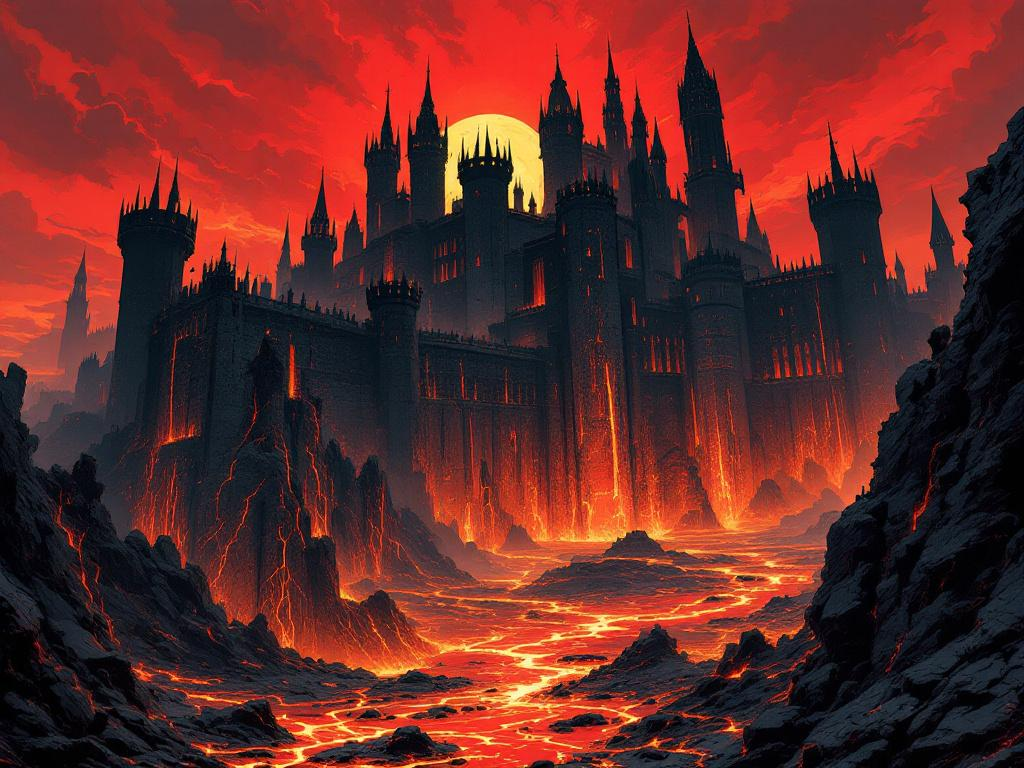
#> input picture assets/images/adventures/iron_lord_conquest.jpg, 1024 x 768 px
$ python -i vignette_apres.py   (imports and definitions only)
#> lines starting #> are read from the running program, lines starting #| are printed output that depends on the picture
#> further down, picture is the input picture: PIL image 1024x768 RGB; mean R, G, B 100.5, 42.9, 40.1
#!/usr/bin/env python3
"""G11: the 1/8 thumbnail difference between neighbouring tiers, the method of scratch/plan/numbers.txt (montage_plan.py `numbers`): the frame cropped
to (0, 480, 1080, 2183), grey, 1/8 box resize, blur radius 1, mean absolute pixel difference. "Before" = the renders without the pieces
(scratch/fixe), "after" = the real scene with them (scratch/fixe2).

    vignette_apres.py [tiers...]     default 6 to 12
"""
import pathlib
import sys

import numpy as np
from PIL import Image, ImageFilter

ROOT = pathlib.Path(__file__).resolve().parent.parent.parent
S = ROOT / "docs/designs/village/growth/scratch"
CROP = (0, 480, 1080, 2183)
CORE = (210, 520, 860, 870)


def thumb(im):
    g = im.convert("L")
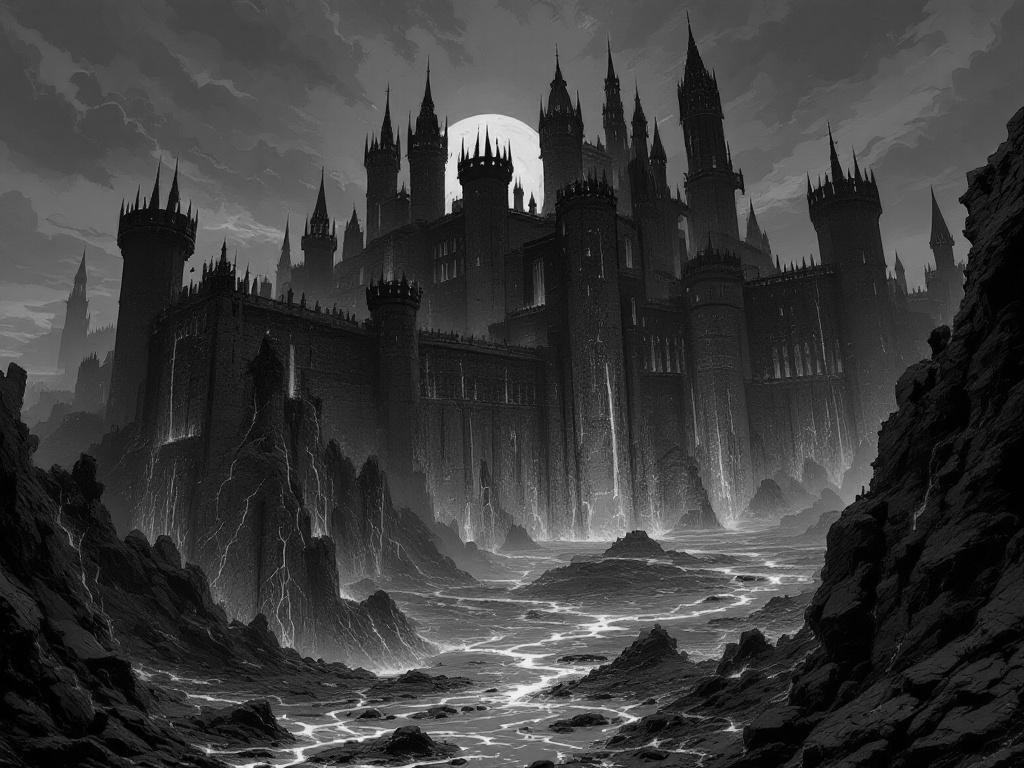
#> g: PIL image 1024x768 L; min 0, max 248, mean 59.8
    return np.asarray(g.resize((g.width // 8, g.height // 8), Image.BOX).filter(ImageFilter.GaussianBlur(1)), dtype=np.float64)
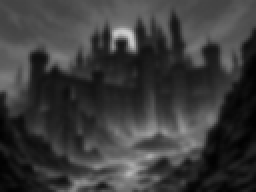
#> returned value: shape (96, 128) float64 (shown 2 times larger); min 1, max 206, mean 59.4


def load(folder, t):
    return Image.open(S / folder / f"t{t}-jour.png").convert("RGB").crop(CROP)


def main():
    tiers = [int(a) for a in sys.argv[1:]] or list(range(6, 13))
    out = ["tiers: 1/8 thumb d_pixel before -> after | whole d_pixel before -> after | core d_pixel before -> after"]
    for a, b in zip(tiers, tiers[1:], strict=False):
        row = []
        for folder in ("fixe3", "fixe4"):
            ia, ib = load(folder, a), load(folder, b)
            t = float(np.abs(thumb(ib) - thumb(ia)).mean())
            w = float(np.abs(np.asarray(ib.convert("L"), dtype=np.float64) - np.asarray(ia.convert("L"), dtype=np.float64)).mean())
            c = float(np.abs(np.asarray(ib.convert("L").crop(CORE), dtype=np.float64) - np.asarray(ia.convert("L").crop(CORE), dtype=np.float64)).mean())
            row.append((t, w, c))
        (t0, w0, c0), (t1, w1, c1) = row
        out.append(f"{a}->{b}: 1/8 thumb {t0:.2f} -> {t1:.2f} | whole {w0:.2f} -> {w1:.2f} | core {c0:.2f} -> {c1:.2f}")
    (S / "fixe4" / "vignette.txt").write_text("\n".join(out) + "\n")
    print("\n".join(out))


# [2 lines not run here, left out]

>>> from PIL import Image
>>> picture = Image.open('../../assets/images/adventures/iron_lord_conquest.jpg')
>>> result = thumb(picture)

$ run again, on assets/images/adventures/ranger_journey.jpg
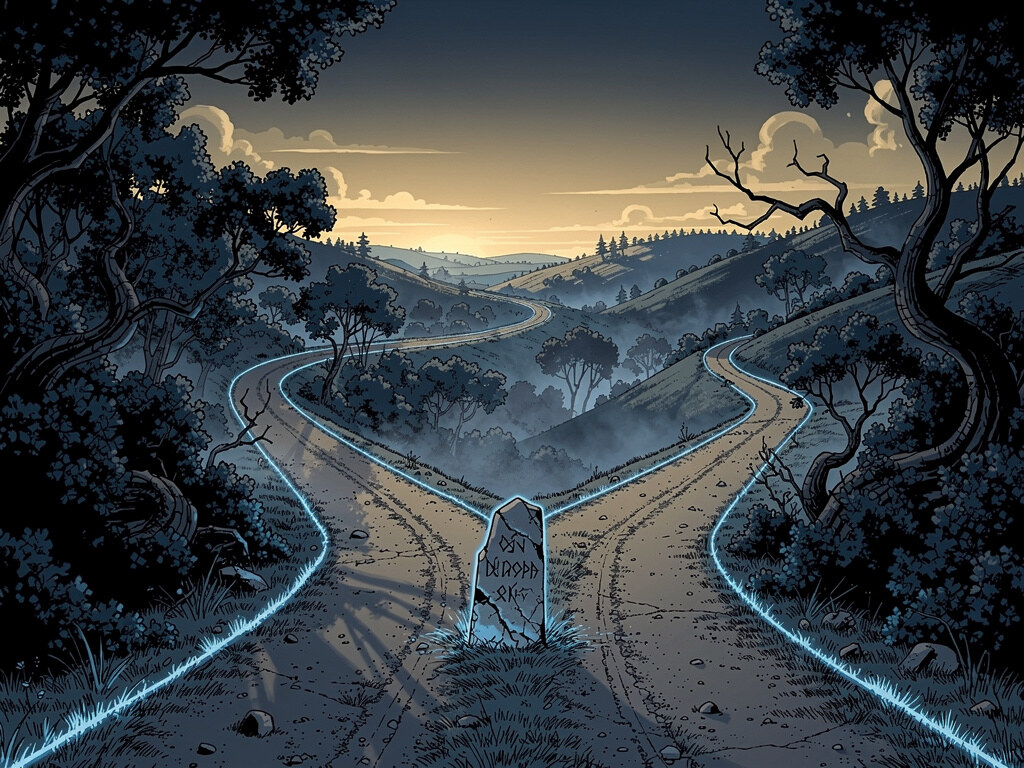
#> input picture assets/images/adventures/ranger_journey.jpg, 1024 x 768 px
#> picture is the input picture: PIL image 1024x768 RGB; mean R, G, B 58.9, 65.1, 68.8
#> in thumb, `g = im.convert("L")`:
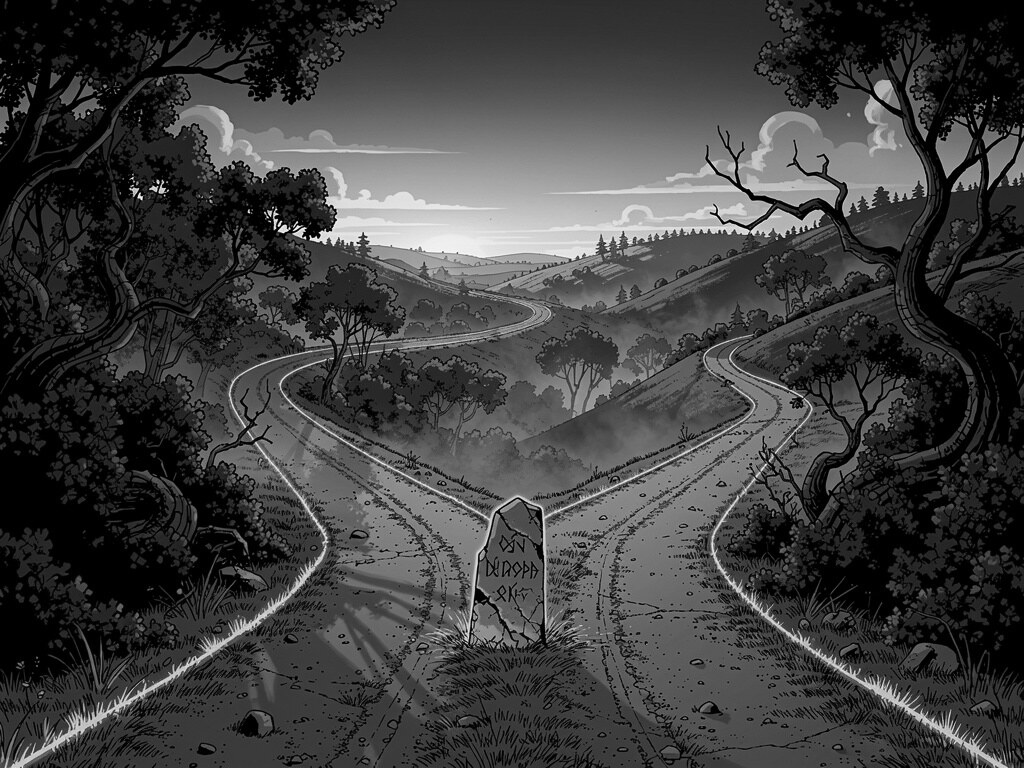
#> g: PIL image 1024x768 L; min 0, max 253, mean 63.7
#> in thumb, `return np.asarray(g.resize((g.width // 8, g.height // 8), Image.BOX).f..`:
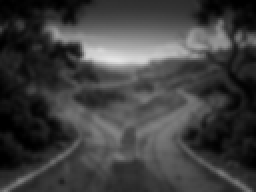
#> returned value: shape (96, 128) float64 (shown 2 times larger); min 0, max 228, mean 63.4

$ run again, on assets/images/adventures/scout_trial.jpg
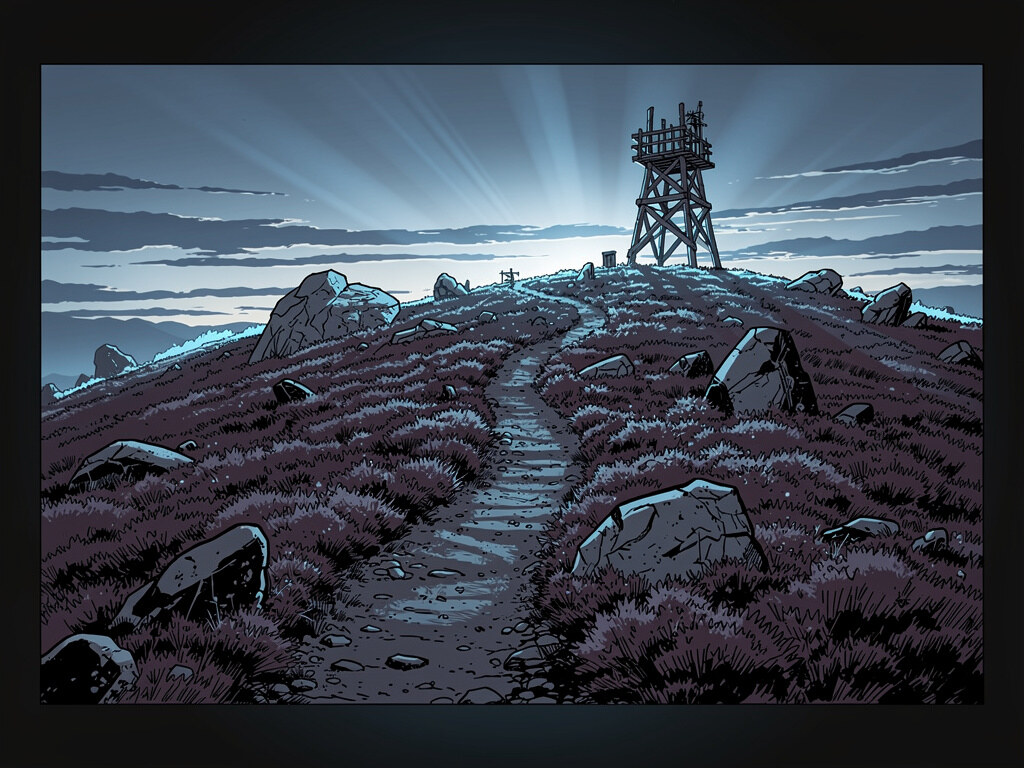
#> input picture assets/images/adventures/scout_trial.jpg, 1024 x 768 px
#> picture is the input picture: PIL image 1024x768 RGB; mean R, G, B 58.5, 65.9, 77
#> in thumb, `g = im.convert("L")`:
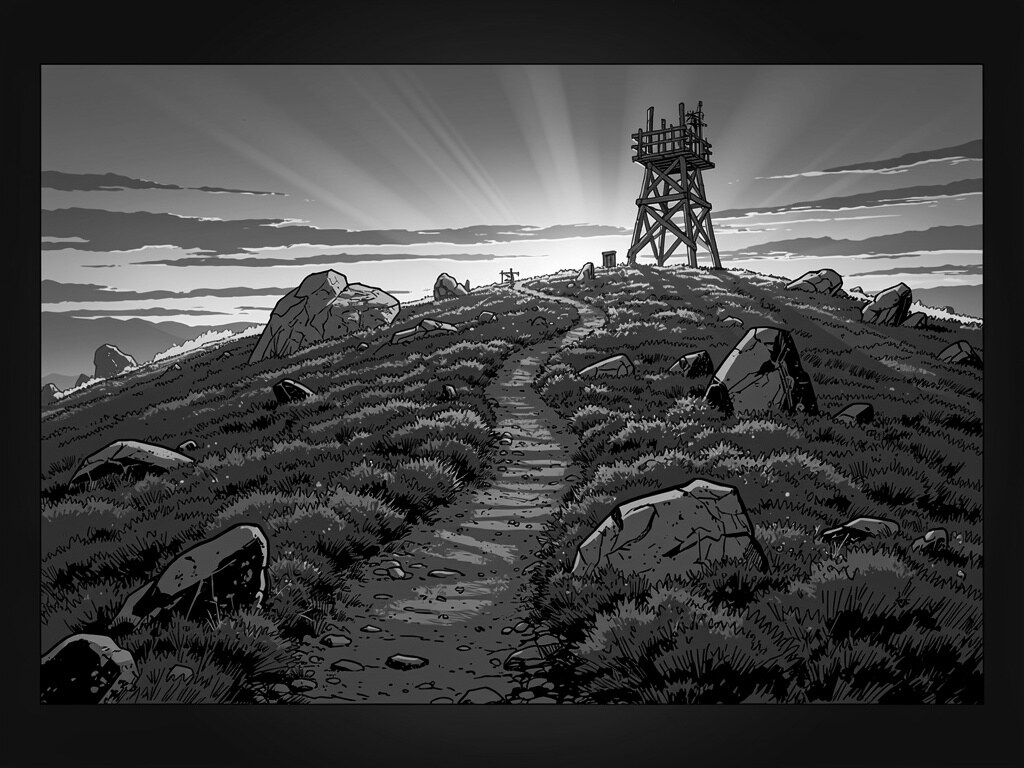
#> g: PIL image 1024x768 L; min 0, max 255, mean 65
#> in thumb, `return np.asarray(g.resize((g.width // 8, g.height // 8), Image.BOX).f..`:
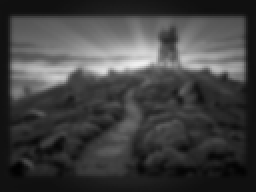
#> returned value: shape (96, 128) float64 (shown 2 times larger); min 1, max 239, mean 64.8

$ run again, on assets/images/adventures/squire_path.jpg
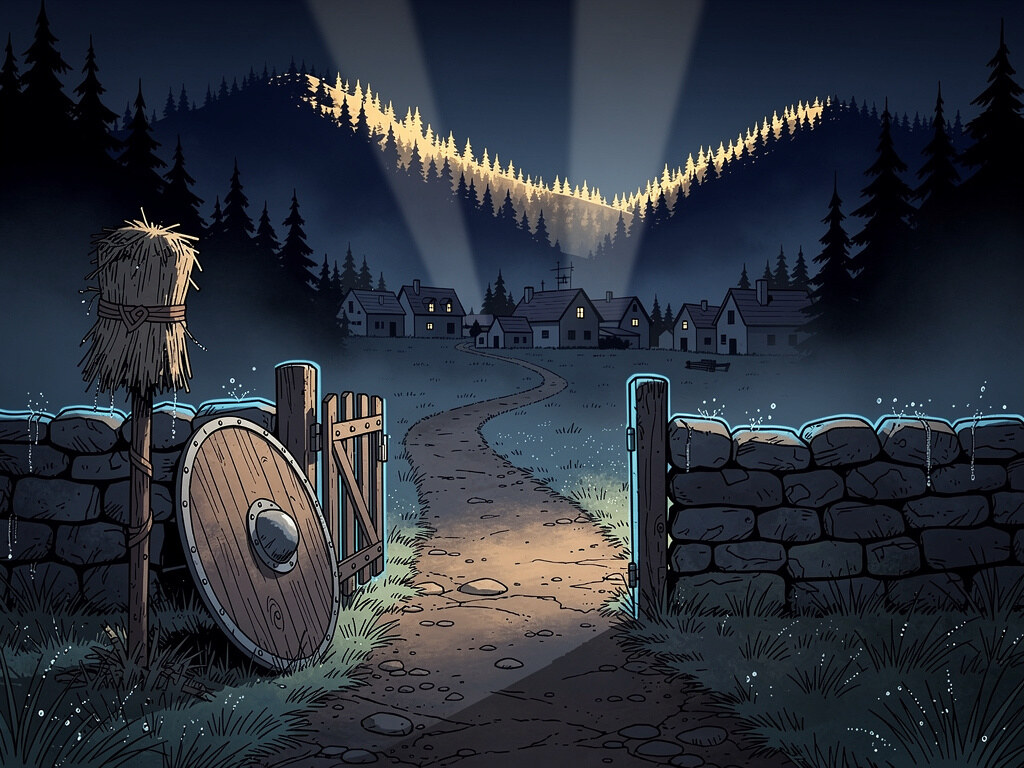
#> input picture assets/images/adventures/squire_path.jpg, 1024 x 768 px
#> picture is the input picture: PIL image 1024x768 RGB; mean R, G, B 43.6, 48.9, 58.6
#> in thumb, `g = im.convert("L")`:
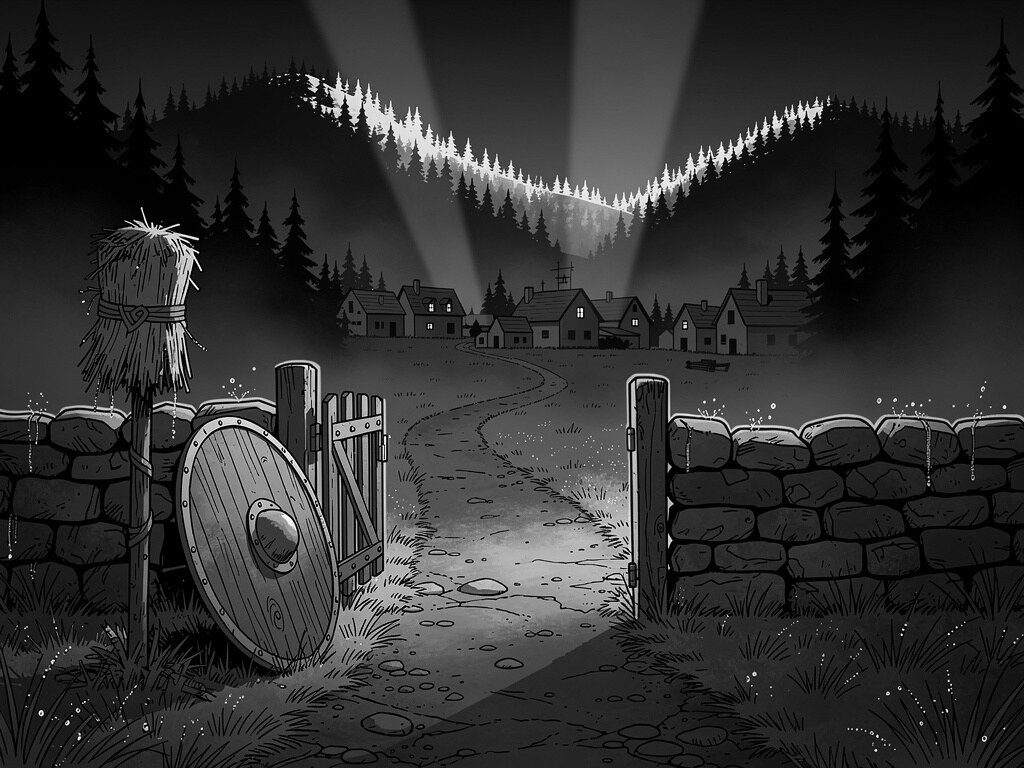
#> g: PIL image 1024x768 L; min 0, max 255, mean 48.4
#> in thumb, `return np.asarray(g.resize((g.width // 8, g.height // 8), Image.BOX).f..`:
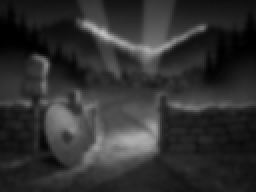
#> returned value: shape (96, 128) float64 (shown 2 times larger); min 0, max 193, mean 48.2
